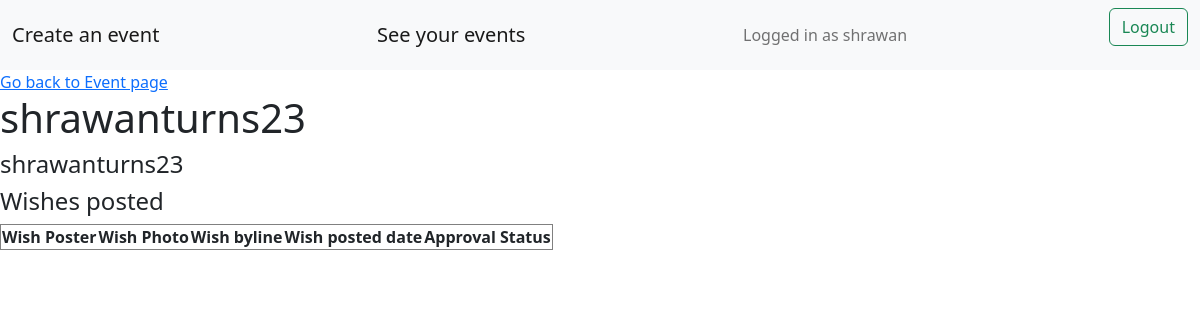
/event/shrawanturns23/wishcenter (signed in), run on the app's committed database.
### accounts/models.py (models this page shows, shortened)
class Account(AbstractBaseUser):
    email = models.EmailField(verbose_name="email",max_length=60,unique=True)
    username = models.CharField(max_length=30,unique=True)
    date_joined = models.DateTimeField(verbose_name="date joined",auto_now_add=True)
    last_login = models.DateTimeField(verbose_name="last login",auto_now=True)
    is_admin = models.BooleanField(default=False)
    is_active = models.BooleanField(default=True)
    is_staff = models.BooleanField(default=False)
    is_superuser = models.BooleanField(default=False)
    profile_image = models.ImageField(max_length=255,upload_to = get_profile_image_filepath, null = True, blank = True)
    hide_email = models.BooleanField(default=True)
    phone_number = PhoneNumberField(unique=True)
    USERNAME_FIELD = 'email'
    REQUIRED_FIELDS = ['username','phone_number']
    objects = MyAccountManager()

### events/models.py (models this page shows, shortened)
class Event(models.Model):
    title = models.CharField(max_length=200)
    eventcode = models.CharField(max_length=50,primary_key=True)
    description = RichTextField(blank=True)
    eventtype = models.CharField(max_length=200)
    created = models.DateTimeField(auto_now_add=True)
    location = models.CharField(max_length=200)
    contactperson = models.CharField(max_length=200)
    contactpersonphone = PhoneNumberField()
    user = models.ForeignKey(Account,on_delete=models.CASCADE)
    mark_event_as_completed = models.BooleanField(default=False)
    image = models.ImageField(upload_to='events/images/',blank=True)
    invitation_email_subject = models.CharField(max_length=200, blank=True)
    invitation_email_content = RichTextField(blank=True)
    invitation_whatsapp_content = models.TextField(blank=True,null=True)
    invitation_image = models.ImageField(upload_to='events/images/',blank=True,null = True)
    eventstartdate = models.DateField()
    eventenddate = models.DateField()
    event_start_time = models.TimeField(default=datetime.time(00, 00))
    event_end_time = models.TimeField(blank = True,null=True)
    information_on_schedule = models.TextField(blank=True,null = True)
    event_venue_iframe = models.TextField(blank = True,null=True)
    event_venue_photo = models.ImageField(upload_to='events/images/',blank=True,null=True)
    eventrange = models.PositiveSmallIntegerField(default = 1)
    information_on_venue = models.TextField(blank=True,null = True)
    rsvp_option = models.BooleanField(default=True)
    scheduling_option = models.BooleanField(default=True)
    gallery_option = models.BooleanField(default=True)
    wishes_option = models.BooleanField(default=True)
    rsvp_code = models.CharField(max_length=7,blank=True)
    theme = models.CharField(max_length=50, choices=THEME_CHOICES, default='default-theme.css')

### invites/views.py (the view)
# urls.py: path('event/<str:eventcode_key>/wishcenter',views.wishcenter,name='wishcenter'),
def wishcenter(request,eventcode_key):
    event = Event.objects.get(user = request.user, eventcode = eventcode_key)
    all_wishes = Wish.objects.filter(wish_eventcode = event)
    if request.method == 'GET':
        return render(request,'invites/wish_center.html',{'event':event,'all_wishes':all_wishes})

### invites/templates/invites/wish_center.html (shortened to what this page needs)
{% extends 'invites/base.html' %}
{% block content %}
<a href = "{% url 'viewevent' event.eventcode %}">Go back to Event page</a>
<h1>{{ event.title }}</h1>
<h4>{{ event.eventcode }}</h4>
<h4>Wishes posted</h4>
<table border="1">
    <tr>
        <th>Wish Poster</th>
        <th>Wish Photo</th>
        <th>Wish byline</th>
        <th>Wish posted date</th>
        <th>Approval Status</th>
    </tr>
</table><br>
{% endblock %}

### invites/templates/invites/base.html (shortened to what this page needs)
<link href="https://cdn.jsdelivr.net/npm/bootstrap@5.2.0/dist/css/bootstrap.min.css" rel="stylesheet">
{% if user.is_authenticated %}
    <nav class="navbar bg-light">
        <div class="container-fluid">
            <a class="navbar-brand" href = "{% url 'createevent' %}">Create an event</a>
            <a class="navbar-brand" href = "{% url 'allactions' %}">See your events</a>
            <span class="navbar-text">
                Logged in as {{ user.username }}
            </span>
            <form method="POST" action = "{% url 'logoutuser' %}">
                <button class="btn btn-outline-success" type="submit">Logout</button>
            </form>
        </div>
    </nav>
{% endif %}
{% block content%}{% endblock %}

### data on the page
Account: username "shrawan"
Event: title "shrawanturns23", eventcode "shrawanturns23"
